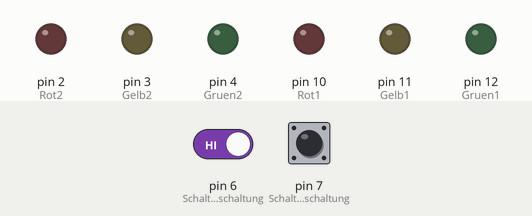
This sketch was run on a simulated Arduino Uno, built with avr-gcc and run on an emulated ATmega328P. Parts: output pins drawn as LEDs (lit = HIGH). The test bench sets the inputs (shaded band); at power-on: pin 7 (Schalter_Zeitschaltung) HIGH, pin 6 (Schalter_Sensorschaltung) HIGH.

Above: at 1.2 s.
1.3 s: pin 7 (Schalter_Zeitschaltung) pulled LOW for 0.15 s
At 2.4 s:
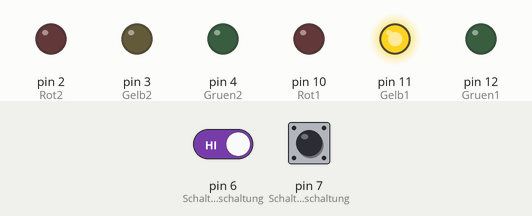
At 4.0 s:
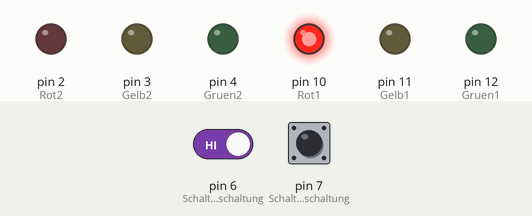
Timing chart, 0 to 26.6 s (numbered marks = the images above; inputs shaded):
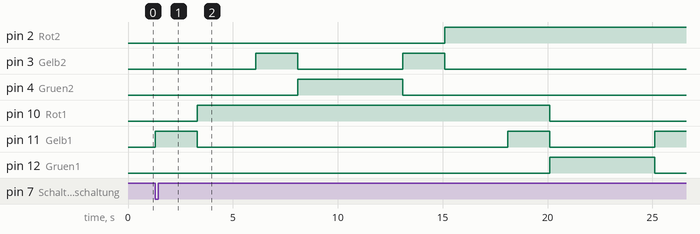

The sketch:

Proto2_janis_v2.ino
```cpp
/*Diese Schaltung lässt sich zu Beginn durch pin7 und pin6 in eine Zeit oder Sensorschaltung starten.

In der Sensorschaltung zeigt die LSA für die Hauptraße grün und für die Nebenstraße rot.
Sobalt der eingebaute PullUp Taster gedrueckt wird, bekommt die Nebenstraße eine Grünphase,
waehrend die Hauptstraße rot bekommt.
Zeitschaltung ist das gleiche ohne Druecker.
Schaltung am Arudino getestet			*/

void setup() {

//Hauptstraße
pinMode(10,OUTPUT);//Rot1
pinMode(11,OUTPUT);//Gelb1
pinMode(12,OUTPUT);//Gruen1
//Nebenstraße
pinMode(2, OUTPUT);//Rot2
pinMode(3, OUTPUT);//Gelb2
pinMode(4, OUTPUT);//Gruen2
//Sensoren
pinMode(8, INPUT_PULLUP);//Druecker
pinMode(7, INPUT_PULLUP);//Schalter Zeitschaltung
pinMode(6, INPUT_PULLUP);//Schalter Sensorschaltung
}

//Funktionen
void schalteHauptRot();
void schalteNebenGruen();
void schalteNebenRot();
void schalteHauptGruen();
void sensorschaltung();
void zeitschaltung();
int gruenzeit = 5000;
int gelbphasenzeit = 2000;

//HAUPTPROGRAMM
void loop() {

	if (digitalRead(7) == LOW) { zeitschaltung(); }
	if (digitalRead(6) == LOW) { sensorschaltung(); }
}


//Schaltungen
void sensorschaltung() {
	bool druecker;
	if (digitalRead(8) == HIGH) { druecker == false; }
	if (digitalRead(8) == LOW) { druecker == true; }

	while (druecker == false)
	{
		digitalWrite(12, HIGH);//Hautpstraße hat gruen1
		digitalWrite(2, HIGH);//Nebenstraße hat rot2
		if (digitalRead(7) == LOW) {
			zeitschaltung();
		}
		if (digitalRead(8) == LOW) {
			schalteHauptRot();
			schalteNebenGruen();
			schalteNebenRot();
			schalteHauptGruen();
		}

	}
}
void zeitschaltung() {
	bool zeitmarker;
	while (true) {
		if (digitalRead(6) == LOW) { sensorschaltung(); }
		schalteHauptRot();
		schalteNebenGruen();
		schalteNebenRot();
		schalteHauptGruen();
		delay(gruenzeit);
	}
}


void schalteHauptRot() {
	digitalWrite(12, LOW); digitalWrite(11, HIGH);
	delay(gelbphasenzeit);
	digitalWrite(11, LOW); digitalWrite(10, HIGH);

}
void schalteNebenGruen() {
	delay(2800);
	digitalWrite(3, HIGH);
	delay(gelbphasenzeit);
	digitalWrite(2, LOW); digitalWrite(3, LOW); digitalWrite(4, HIGH);

}
void schalteNebenRot() {
	delay(gruenzeit);
	digitalWrite(4, LOW); digitalWrite(3, HIGH);
	delay(gelbphasenzeit);
	digitalWrite(3, LOW); digitalWrite(2, HIGH);
}
void schalteHauptGruen() {
	delay(3000);
	digitalWrite(11, HIGH);
	delay(gelbphasenzeit);
	digitalWrite(10, LOW); digitalWrite(11, LOW); digitalWrite(12, HIGH);
}
```

Measured:
- after the input at 1.3 s, pin 2 (Rot2): LOW → HIGH after 13.8 s; pin 3 (Gelb2): alternates HIGH for 2.0 s and LOW for 5.0 s, 4 changes in all, then stays LOW, starting after 4.8 s
